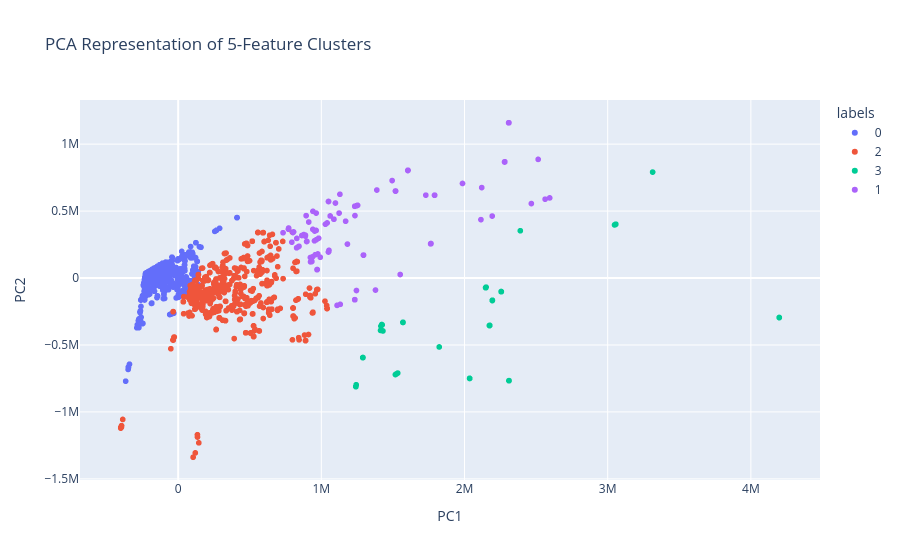

Source (notebook cell):
### Markdown cell above
Again, we evaluated the optimal `k`, and `k=4` emerged as the strongest choice. The challenge then became visualizing these 5-dimensional clusters. We employed **Principal Component Analysis (PCA)**, a dimensionality reduction technique, to project the 5-dimensional data down to two principal components (`PC1` and `PC2`) that capture the maximum possible variance.

### Code cell
final_model_multi = make_pipeline(
    StandardScaler(), 
    KMeans(n_clusters=4, random_state=42, n_init=10)
)
final_model_multi.fit(X_multi)
labels_multi = final_model_multi.named_steps['kmeans'].labels_

pca = PCA(n_components=2, random_state=42)
X_pca = pca.fit_transform(X_multi)
X_pca_df = pd.DataFrame(X_pca, columns=["PC1", "PC2"])
X_pca_df["labels"] = labels_multi.astype(str)

fig = px.scatter(
    data_frame=X_pca_df,
    x='PC1',
    y='PC2',
    color='labels',
    title="PCA Representation of 5-Feature Clusters"
)
fig.show()
